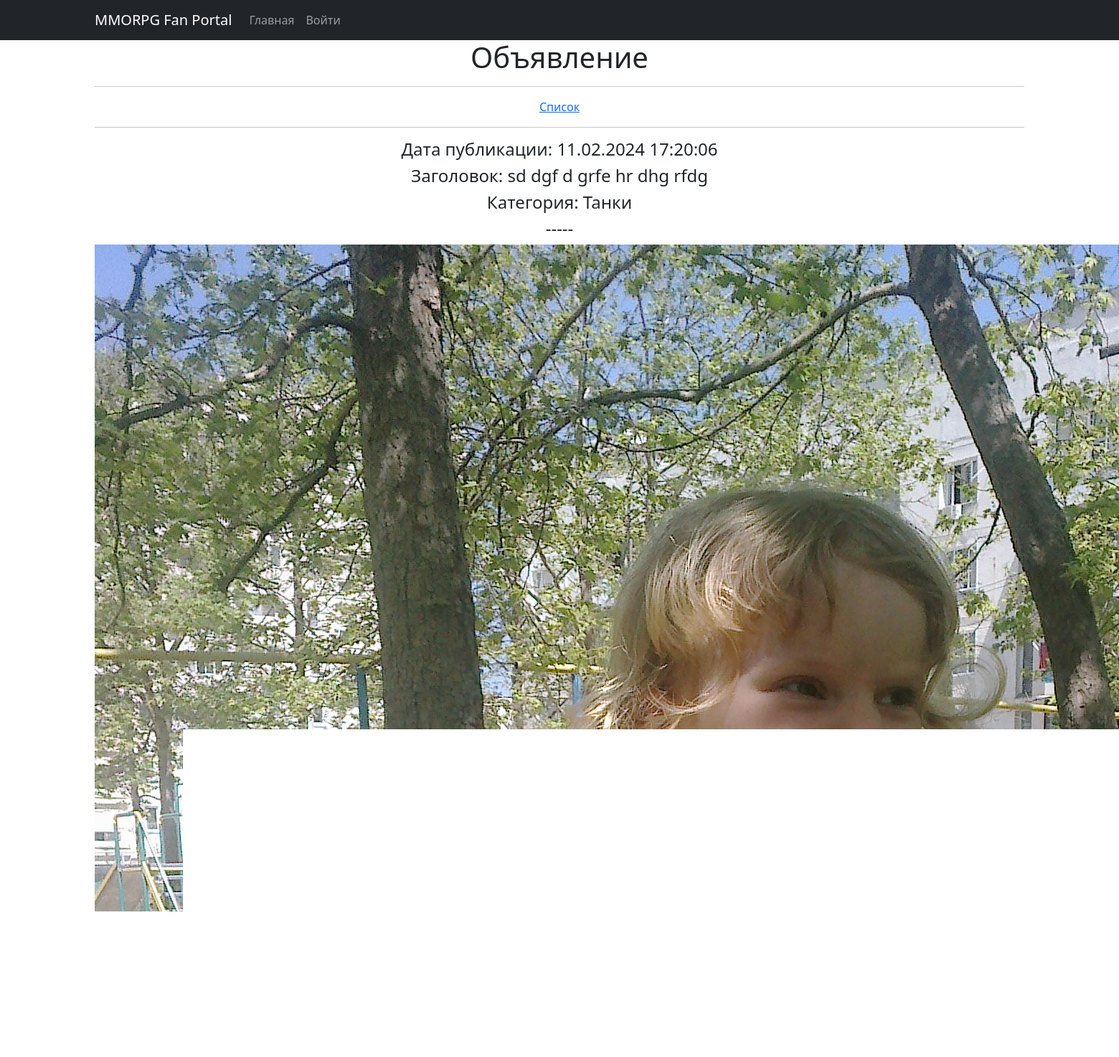
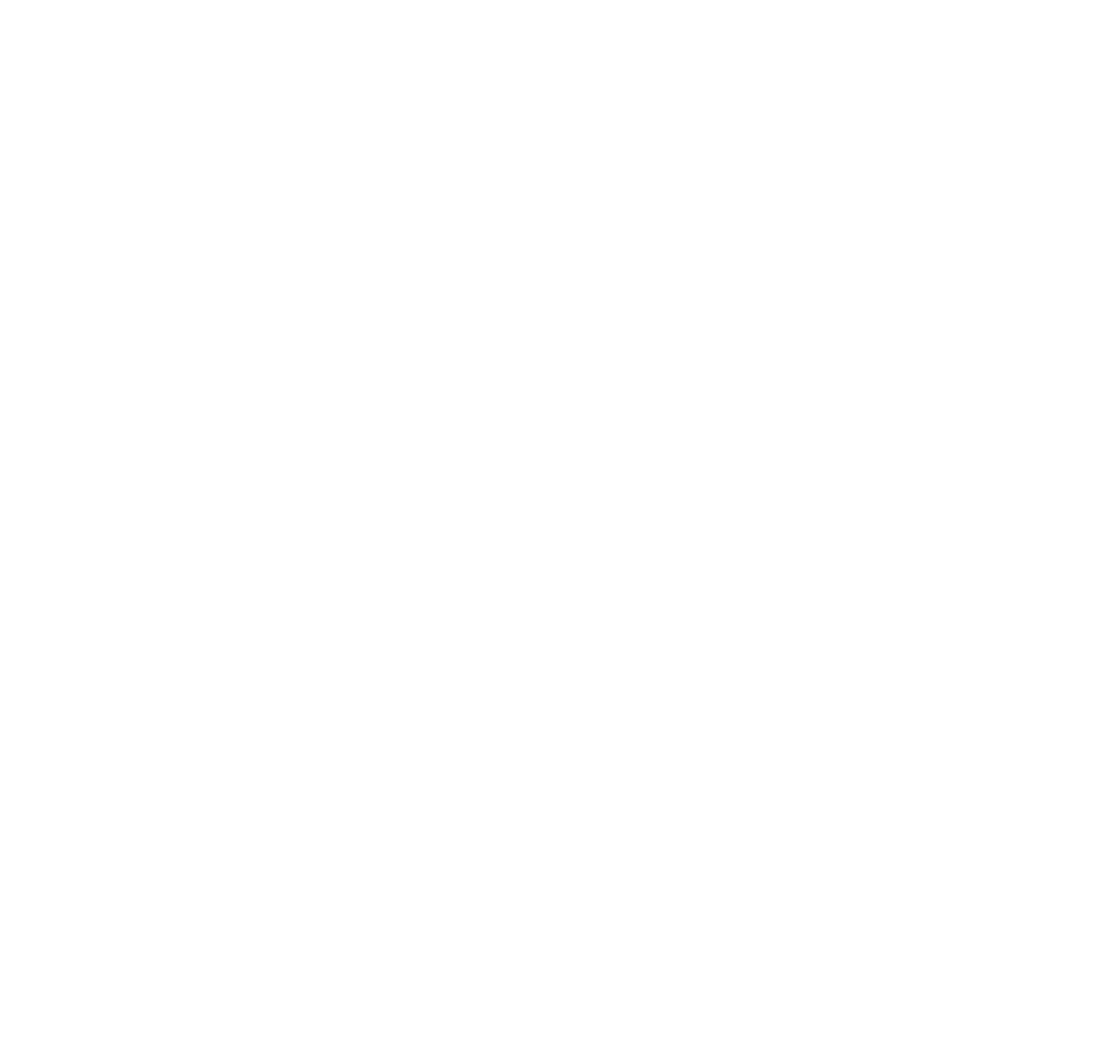
Screenshot of /3/ with the database file from the repository (2 pictures, top to bottom).
### mmorpg/models.py (models this page shows, shortened)
class Ads(models.Model):
    CATEGORIES = [
        ('tanks', 'Танки'),
        ('heals', 'Хилы'),
        ('dd', 'ДД'),
        ('tradespeople', 'Торговцы'),
        ('guildmasters', 'Гилдмастеры'),
        ('questgivers', 'Квестгиверы'),
        ('blacksmiths', 'Кузнецы'),
        ('tanners', 'Кожевники'),
        ('potionmakers', 'Зельевары'),
        ('spellmasters', 'Мастера заклинаний'),
    ]
    author = models.ForeignKey(User, on_delete=models.CASCADE, verbose_name="Автор")
    title = models.CharField("Заголовок", max_length=128)
    text = RichTextUploadingField("Текст")
    category = models.CharField("Категория объявления",
                                max_length=12,
                                choices=CATEGORIES,
                                default='tanks')
    media = models.FileField("Прикрепленные файлы", upload_to='uploads/', blank=True)
    date = models.DateTimeField("Дата объявления", auto_now_add=True)

### mmorpg/views.py (the view)
# urls.py: path('<int:pk>/', AdsDetail.as_view(), name='ads_detail'),
class AdsDetail(DetailView):
    model = Ads
    template_name = 'AdsDetail.html'
    context_object_name = 'ads'

### templates/AdsDetail.html (shortened to what this page needs)
{% extends 'flatpages/default.html' %}
{% load custom_filter %}
{% block content %}
<h1>Объявление</h1>
<hr>
<a href="/">Список</a>
<hr>
<h4>Дата публикации: {{ ads.date|date:'d.m.Y H:i:s' }}</h4>
<h4>Заголовок: {{ ads.title }}</h4>
<h4>Категория: {{ ads.get_category_display }}</h4>
<h4>-----</h4>
{% autoescape off %}
{{ ads.text }}
{% endautoescape %}
{% endblock content %}

### templates/flatpages/default.html (shortened to what this page needs)
<!DOCTYPE html>
<html lang="en">
    <head>
        {% load static %}
        <link href="{% static 'css/styles.css' %}" rel="stylesheet" />
    </head>
    <body>
        <nav class="navbar navbar-expand-lg navbar-dark bg-dark static-top">
           <div class="container">
               <a class="navbar-brand" href="#">MMORPG Fan Portal</a>
               <div class="collapse navbar-collapse" id="navbarResponsive">
                   <ul class="navbar-nav ml-auto">
                       <li class="nav-item">
                           <a class="nav-link" href="/">Главная</a>
                       </li>
                       {% if not request.user.is_authenticated %}
                           <li class="nav-item">
                               <a class="nav-link" href="/accounts/login/">Войти</a>
                           </li>
                       {% else %}
                           <li class="nav-item">
                               <a class="nav-link" href="/accounts/logout/">Выйти ({{ request.user }})</a>
                           </li>
                       {% endif %}
                   </ul>
               </div>
           </div>
        </nav>
        <div class="container">
           <div class="row">
               <div class="col-lg-12 text-center">
                   {% block content %}{% endblock content %}
               </div>
           </div>
        </div>
    </body>
</html>

### rows the page displays
Ads: date "11.02.2024 17:20:06", title "sd dgf d grfe hr dhg rfdg", category "Танки", text (picture)
